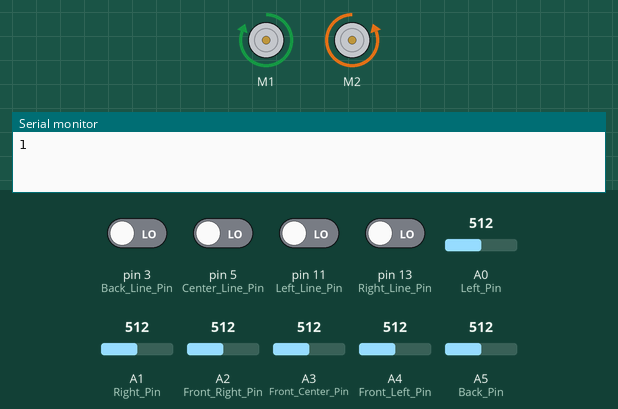
Recording of a sketch running on a simulated Arduino Uno, built with avr-gcc and run on an emulated ATmega328P. Parts: 2 × DC motor (green arrow = forward, orange = backward, longer = faster), the last lines printed to the serial monitor. The test bench sets the inputs (shaded band); at power-on: pin 3 (Back_Line_Pin), pin 5 (Center_Line_Pin), pin 11 (Left_Line_Pin), pin 13 (Right_Line_Pin) LOW, A0 (Left_Pin) = 512, A4 (Front_Left_Pin) = 512, A1 (Right_Pin) = 512, A2 (Front_Right_Pin) = 512, A3 (Front_Center_Pin) = 512, A5 (Back_Pin) = 512. Random numbers use the default seed unless the sketch sets one.

Above: at 3.6 s.
3.7 s: pin 5 (Center_Line_Pin) driven HIGH
At 5.0 s:
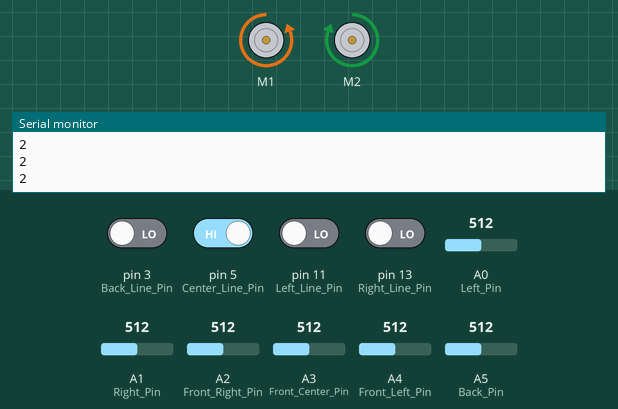
5.9 s: pin 3 (Back_Line_Pin) driven HIGH
At 6.4 s:
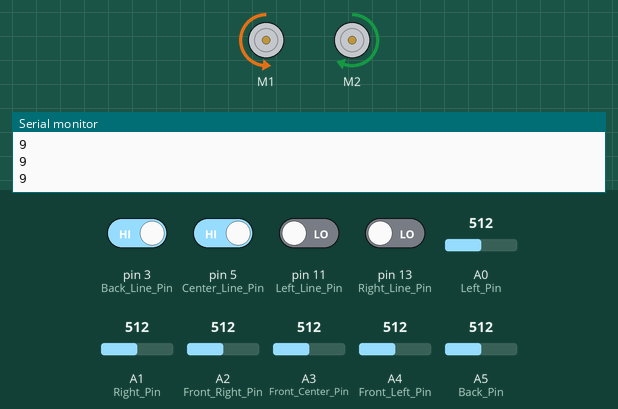
9.0 s: A0 (Left_Pin) set to 771
At 11.4 s:
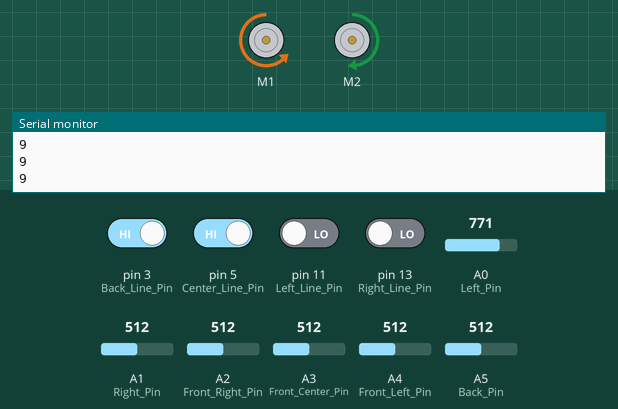
12.1 s: A0 (Left_Pin) set to 797
13.6 s: A4 (Front_Left_Pin) set to 769
16.7 s: A4 (Front_Left_Pin) set to 794
At 18.5 s:
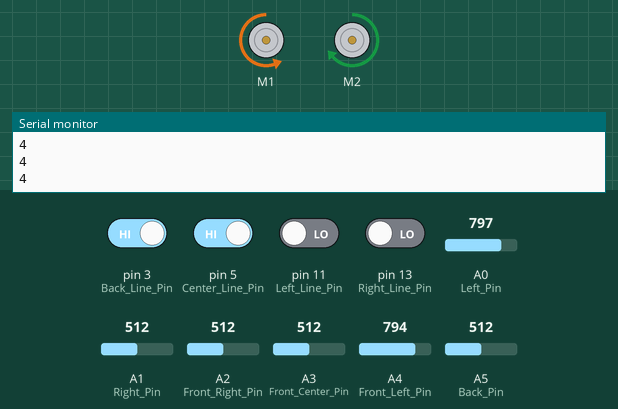
Timing chart, 0 to 19.7 s (numbered marks = the images above; inputs shaded):
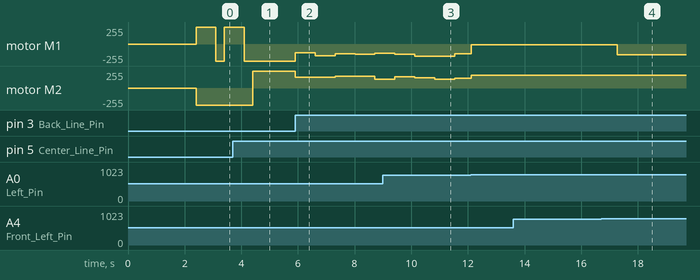

Measured:
- the behaviour switches between 783 and 784 on A4 (Front_Left_Pin) (found by bisection; images 3 and 4)
- after the input at 3.7 s, motor M2: backward 255/255 → forward 255/255 after 0.71 s
- after the input at 5.9 s, motor M1: backward 255/255 → backward 131/255 at once, → backward 174/255 0.70 s later; motor M2: forward 255/255 → forward 158/255 at once, → forward 164/255 0.70 s later
- after the input at 16.7 s, motor M1: backward 12/255 → backward 159/255 after 0.58 s

The sketch:

Sumo_Bot.ino
```cpp
#include <DualVNH5019MotorShield.h>

DualVNH5019MotorShield Motors;

//Sensor Pins
uint8_t Left_Line_Pin = 11;
uint8_t Right_Line_Pin = 13;
uint8_t Center_Line_Pin = 5;
uint8_t Back_Line_Pin = 3;

uint8_t Front_Center_Pin = A3;
uint8_t Front_Right_Pin = A2;
uint8_t Front_Left_Pin = A4;
uint8_t Back_Pin = A5;
uint8_t Left_Pin = A0;
uint8_t Right_Pin = A1;

struct Sensors
{
  uint16_t leftLine;
  uint16_t rightLine;
  uint16_t centerLine;
  uint16_t backLine;
  uint16_t left;
  uint16_t right;
  uint16_t frontLeft;
  uint16_t frontRight;
  uint16_t frontCenter;
  uint16_t back;
};

static Sensors sensorThresholds = {
  .leftLine = 0,
  .rightLine = 0,
  .centerLine = 0,
  .backLine = 0,
  .left = 0,
  .right = 0,
  .frontLeft = 0,
  .frontRight = 0,
  .frontCenter = 0,
  .back = 0
};

void setup()
{
  Motors.init();

  Serial.begin(230400);
  uint32_t initTimer;
  initTimer = millis();
  uint16_t count = 0;
  while (millis() - initTimer < 2400)
  {
    if (count < 50 && millis() > 1000)
    {
      if (count < 15)
      {
        sensorThresholds.leftLine =  (readLine(Left_Line_Pin) + sensorThresholds.leftLine);
        sensorThresholds.rightLine =  (readLine(Right_Line_Pin) + sensorThresholds.rightLine);
        sensorThresholds.centerLine =  (readLine(Center_Line_Pin) + sensorThresholds.centerLine);
        sensorThresholds.backLine =  (readLine(Back_Line_Pin) + sensorThresholds.backLine);
      }
      sensorThresholds.frontCenter = (analogRead(Front_Center_Pin) + sensorThresholds.frontCenter);
      sensorThresholds.frontLeft = (analogRead(Front_Left_Pin) + sensorThresholds.frontLeft);
      sensorThresholds.frontRight = (analogRead(Front_Right_Pin) + sensorThresholds.frontRight);
      sensorThresholds.back = (analogRead(Back_Pin) + sensorThresholds.back);
      sensorThresholds.left = (analogRead(Left_Pin) + sensorThresholds.left);
      sensorThresholds.right = (analogRead(Right_Pin) +  sensorThresholds.right);
      count++;
    }
  }
  sensorThresholds.leftLine /= 30; if (sensorThresholds.leftLine < 100) {
    sensorThresholds.leftLine = 100;
  }
  sensorThresholds.rightLine /= 30; if (sensorThresholds.rightLine < 100) {
    sensorThresholds.rightLine = 100;
  }
  sensorThresholds.centerLine /= 30; if (sensorThresholds.centerLine < 100) {
    sensorThresholds.centerLine = 100;
  }
  sensorThresholds.backLine /= 30; if (sensorThresholds.backLine < 100) {
    sensorThresholds.backLine = 100;
  }
  count = count *2 / 3;
  sensorThresholds.left /= count; if (sensorThresholds.left < 100) {
    sensorThresholds.left = 100;
  }
  sensorThresholds.right /= count; if (sensorThresholds.right < 100) {
    sensorThresholds.right = 100;
  }
  sensorThresholds.frontLeft /= count; if (sensorThresholds.frontLeft < 100) {
    sensorThresholds.frontLeft = 100;
  }
  sensorThresholds.frontRight /= count; if (sensorThresholds.frontRight < 100) {
    sensorThresholds.frontRight = 100;
  }
  sensorThresholds.frontCenter /= count; if (sensorThresholds.frontCenter < 100) {
    sensorThresholds.frontCenter = 100;
  }
  sensorThresholds.back /= count; if (sensorThresholds.back < 100) {
    sensorThresholds.back = 100;
  }
}

void loop()
{
  static Sensors sensorReadings;
  checkSensors(sensorReadings);
  static Sensors sensorFlags;
  static Sensors sensorProcessed = {
    .leftLine = sensorReadings.leftLine,
    .rightLine = sensorReadings.rightLine,
    .centerLine = sensorReadings.centerLine,
    .backLine = sensorReadings.backLine,
    .left = sensorReadings.left,
    .right = sensorReadings.right,
    .frontLeft = sensorReadings.frontLeft,
    .frontRight = sensorReadings.frontRight,
    .frontCenter = sensorReadings.frontCenter,
    .back = sensorReadings.back
  };
  sensorFilter(sensorProcessed, sensorReadings);
  sensorCompare(sensorThresholds, sensorProcessed, sensorFlags);


  //    setLeft(200);
  //   setRight(200);
  // Serial.println(Motors.getM1Fault());
  // Serial.println(Motors.getM2Fault());

  if ((sensorFlags.centerLine == 1) || (sensorThresholds.leftLine == 1) || (sensorThresholds.rightLine == 1 ))
  {
    setLeft(-400);
    setRight(-400);
    delay(700);
    setLeft(400);
    setRight(-400);
    delay(300);
    setLeft(400);
    setRight(400);
    Serial.print("1\n");
  }
  else if (sensorFlags.backLine == 1 )
  {
    setLeft(400);
    setRight(400);
    Serial.print("2\n");
  }
  else if (sensorFlags.frontCenter == 1 )
  {
    setLeft(400);
    setRight(400);
    Serial.print("3\n");
  }
    else if (sensorFlags.frontLeft == 1 )
    {
    setLeft(250);
    setRight(300);
    Serial.print("4\n");
    }
    else if (sensorFlags.frontRight == 1 )
    {
    setLeft(300);
    setRight(250);
    Serial.print("5\n");
    }
    else if (sensorFlags.left == 1 )
    {
    setLeft(20);
    setRight(300);
    delay(100);
    Serial.print("6\n");
    }
    else if (sensorFlags.right == 1 )
    {
    setLeft(300);
    setRight(20);
    delay(100);
    Serial.print("7\n");
    }/*
    else if (sensorFlags.back == 1 )
    {
    setLeft(400);
    setRight(-400);
    delay(300);
    Serial.print("8\n");
    }*/
  else
  {
    Serial.print("9\n");
    static uint32_t timestamp = 0;
    if (millis() - timestamp > 700)
    {
      Serial.print("10\n");
      timestamp = millis();
      uint16_t randNumber1 = random(100) + 200;
      setLeft(randNumber1);
      uint16_t randNumber2 = random(100) + 200;
      setRight(randNumber2);
      // Serial.print("\n");
      // Serial.println(randNumber1);
      // delay(1000);
    }
    //if (randNumber1 )
  }


  /*
    Serial.print("\nThreshold back: ");
    Serial.print(sensorThresholds.back);
    Serial.print("    Reading back: ");
    Serial.print(sensorReadings.back);
    Serial.print("    Processed back: ");
    Serial.print(sensorProcessed.back);
    Serial.print("   Flag back: ");
    Serial.print(sensorFlags.back);


    Serial.print("\nThreshold left: ");
    Serial.print(sensorThresholds.left);
    Serial.print("   Reading left: ");
    Serial.print(sensorReadings.left);
    Serial.print("   Processed left: ");
    Serial.print(sensorProcessed.left);
    Serial.print("   Flag left: ");
    Serial.print(sensorFlags.left);

    Serial.print("\nThreshold right: ");
    Serial.print(sensorThresholds.right);
    Serial.print("   Reading right: ");
    Serial.print(sensorReadings.right);
    Serial.print("   Processed right: ");
    Serial.print(sensorProcessed.right);
    Serial.print("   Flag right: ");
    Serial.print(sensorFlags.right);

    Serial.print("\nThreshold frontCenter: ");
    Serial.print(sensorThresholds.frontCenter);
    Serial.print("   Reading frontCenter: ");
    Serial.print(sensorReadings.frontCenter);
    Serial.print("   Processed frontCenter: ");
    Serial.print(sensorProcessed.frontCenter);
    Serial.print("   Flag frontCenter: ");
    Serial.print(sensorFlags.frontCenter);

    Serial.print("\nThreshold frontLeft: ");
    Serial.print(sensorThresholds.frontLeft);
    Serial.print("    Reading frontLeft: ");
    Serial.print(sensorReadings.frontLeft);
    Serial.print("   Processed frontLeft: ");
    Serial.print(sensorProcessed.frontLeft);
    Serial.print("   Flag frontLeft: ");
    Serial.print(sensorFlags.frontLeft);

    Serial.print("\nThreshold frontRight: ");
    Serial.print(sensorThresholds.frontRight);
    Serial.print("   Reading frontRight: ");
    Serial.print(sensorReadings.frontRight);
    Serial.print("   Processed frontRight: ");
    Serial.print(sensorProcessed.frontRight);
    Serial.print("   Flag frontRight: ");
    Serial.print(sensorFlags.frontRight);
  */
  /*
      Serial.print("\nThreshold rightLine: ");
      Serial.print(sensorThresholds.rightLine);
      Serial.print("   Reading rightLine: ");
      Serial.print(sensorReadings.rightLine);
      Serial.print("   Processed rightLine: ");
      Serial.print(sensorProcessed.rightLine);
      Serial.print("   Flag rightLine: ");
      Serial.print(sensorFlags.rightLine);

    Serial.print("\nThreshold leftLine: ");
    Serial.print(sensorThresholds.leftLine);
    Serial.print("   Reading leftLine: ");
    Serial.print(sensorReadings.leftLine);
    Serial.print("   Processed leftLine: ");
    Serial.print(sensorProcessed.leftLine);
    Serial.print("   Flag leftLine: ");
    Serial.print(sensorFlags.leftLine);

    Serial.print("\nThreshold centerLine: ");
    Serial.print(sensorThresholds.centerLine);
    Serial.print("   Reading centerLine: ");
    Serial.print(sensorReadings.centerLine);
    Serial.print("   Processed centerLine: ");
    Serial.print(sensorProcessed.centerLine);
    Serial.print("   Flag centerLine: ");
    Serial.print(sensorFlags.centerLine);

    Serial.print("\nThreshold backLine: ");
    Serial.print(sensorThresholds.backLine);
    Serial.print("   Reading backLine: ");
    Serial.print(sensorReadings.backLine);
    Serial.print("   Processed backLine: ");
    Serial.print(sensorProcessed.backLine);
    Serial.print("   Flag backLine: ");
    Serial.print(sensorFlags.backLine);
  */
  /*
            Serial.print("\n\n\n\n");
            delay(700);*/
}


void setLeft(uint16_t speed)
{
  Motors.setM1Speed(-speed);
}
void setRight(uint16_t speed)
{
  Motors.setM2Speed(speed);
}


void sensorFilter(Sensors &Processed, Sensors &Readings)
{
  static const uint8_t numerator = 7;
  static const uint8_t denominator = 8;
  Processed.leftLine = Readings.leftLine;
  Processed.rightLine = Readings.rightLine;
  Processed.centerLine = Readings.centerLine;
  Processed.backLine =  Readings.backLine;
  Processed.left = (Processed.left * numerator + Readings.left) / denominator;
  Processed.right = (Processed.right * numerator + Readings.right) / denominator;
  Processed.frontLeft = (Processed.frontLeft * numerator + Readings.frontLeft) / denominator;
  Processed.frontRight = (Processed.frontRight * numerator + Readings.frontRight) / denominator;
  Processed.frontCenter = (Processed.frontCenter * numerator + Readings.frontCenter) / denominator;
  Processed.back = (Processed.back * numerator + Readings.back) / denominator;
}

void sensorCompare(Sensors Thresholds, Sensors Processed, Sensors &Flags)
{
  if (Processed.left > Thresholds.left) {
    Flags.left = 1;
  } else {
    Flags.left = 0;
  }
  if (Processed.right > Thresholds.right) {
    Flags.right = 1;
  } else {
    Flags.right = 0;
  }
  if (Processed.back > Thresholds.back) {
    Flags.back = 1;
  } else {
    Flags.back = 0;
  }
  if (Processed.frontLeft > Thresholds.frontLeft) {
    Flags.frontLeft = 1;
  } else {
    Flags.frontLeft = 0;
  }
  if (Processed.frontRight > Thresholds.frontRight) {
    Flags.frontRight = 1;
  } else {
    Flags.frontRight = 0;
  }
  if (Processed.frontCenter > Thresholds.frontCenter) {
    Flags.frontCenter = 1;
  } else {
    Flags.frontCenter = 0;
  }
  if (Processed.rightLine < Thresholds.rightLine) {
    Flags.rightLine = 1;
  } else {
    Flags.rightLine = 0;
  }
  if (Processed.leftLine < Thresholds.leftLine) {
    Flags.leftLine = 1;
  } else {
    Flags.leftLine = 0;
  }
  if (Processed.backLine < Thresholds.backLine) {
    Flags.backLine = 1;
  } else {
    Flags.backLine = 0;
  }
  if (Processed.centerLine < Thresholds.centerLine) {
    Flags.centerLine = 1;
  } else {
    Flags.centerLine = 0;
  }
}
void checkSensors(Sensors &sensors)
{
  sensors.leftLine = readLine(Left_Line_Pin);
  sensors.rightLine = readLine(Right_Line_Pin);
  sensors.centerLine = readLine(Center_Line_Pin);
  sensors.backLine = readLine(Back_Line_Pin);
  sensors.frontLeft = analogRead(Front_Left_Pin);
  sensors.frontRight = analogRead(Front_Right_Pin);
  sensors.frontCenter = analogRead(Front_Center_Pin);
  sensors.back = analogRead(Back_Pin);
  sensors.left = analogRead(Left_Pin);
  sensors.right = analogRead(Right_Pin);
}

int16_t readLine(uint8_t pin)
{
  pinMode(pin, OUTPUT );
  digitalWrite(pin, HIGH );
  delayMicroseconds(10);
  pinMode(pin, INPUT);
  int32_t timestamp = micros();
  while ((digitalRead(pin) == HIGH) && (micros() - timestamp < 3000))
  {
    delay(0);
  }
  uint16_t diff = micros() - timestamp;
  return diff;
}

int16_t readDistance (uint8_t pin)
{
  uint16_t temp;
  temp = analogRead(pin);
  return temp;
}
```
